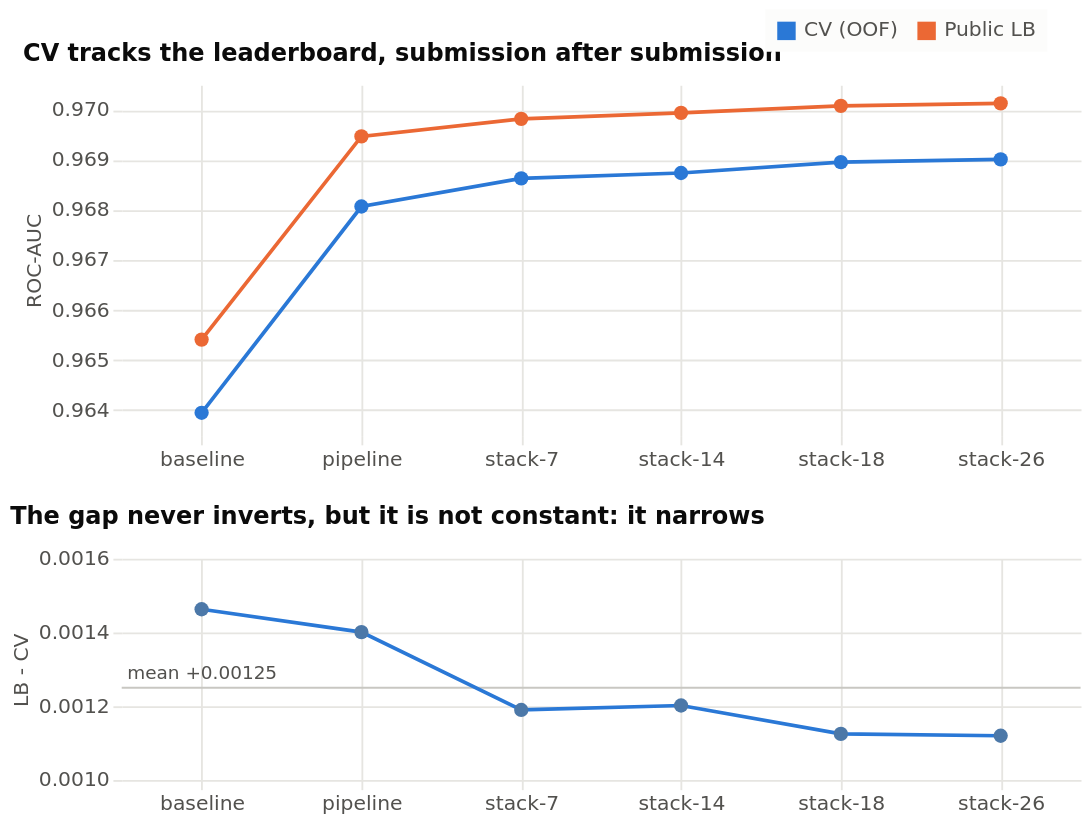

Source (Vega-Lite JSON):
### Vega-Lite specification from a JSON file in a GitHub repository (floating-point values rounded to 4 significant figures)
{"config": {"view": {"continuousWidth": 300, "continuousHeight": 300, "stroke": null}, "axis": {"domain": false, "grid": true, "gridColor": "#e6e5e1", "gridWidth": 1, "labelColor": "#52514e", "labelFont": "Ubuntu Sans, DejaVu Sans, Helvetica, Arial, sans-serif", "labelFontSize": 11, "tickColor": "#e6e5e1", "titleColor": "#52514e", "titleFont": "Ubuntu Sans, DejaVu Sans, Helvetica, Arial, sans-serif", "titleFontSize": 11, "titleFontWeight": "normal"}, "legend": {"labelColor": "#52514e", "labelFont": "Ubuntu Sans, DejaVu Sans, Helvetica, Arial, sans-serif", "labelFontSize": 11, "symbolStrokeWidth": 0, "symbolType": "square", "titleColor": "#52514e", "titleFont": "Ubuntu Sans, DejaVu Sans, Helvetica, Arial, sans-serif", "titleFontSize": 11}, "text": {"font": "Ubuntu Sans, DejaVu Sans, Helvetica, Arial, sans-serif"}, "title": {"anchor": "start", "color": "#0b0b0b", "dy": -6, "font": "Ubuntu Sans, DejaVu Sans, Helvetica, Arial, sans-serif", "fontSize": 13, "fontWeight": 600}}, "vconcat": [{"data": {"name": "data-8b7a0832f17e4252c6b1447778fa8d50"}, "mark": {"type": "line", "point": {"filled": true, "size": 60}, "strokeWidth": 2}, "encoding": {"color": {"field": "kind", "legend": {"direction": "horizontal", "fillColor": "#fcfcfb", "orient": "bottom-right", "padding": 6}, "scale": {"domain": ["CV (OOF)", "Public LB"], "range": ["#2a78d6", "#eb6834"]}, "title": null, "type": "nominal"}, "tooltip": [{"field": "submission", "type": "nominal"}, {"field": "note", "type": "nominal"}, {"field": "kind", "type": "nominal"}, {"field": "auc", "format": ".6f", "type": "quantitative"}, {"field": "rank", "type": "quantitative"}], "x": {"axis": {"labelAngle": 0}, "field": "submission", "sort": ["baseline", "pipeline", "stack-7", "stack-14", "stack-18", "stack-26"], "title": null, "type": "nominal"}, "y": {"field": "auc", "scale": {"nice": true, "zero": false}, "title": "ROC-AUC", "type": "quantitative"}}, "height": 190, "title": "CV tracks the leaderboard, submission after submission", "width": 520}, {"layer": [{"mark": {"type": "rule", "color": "#c8c7c2", "strokeWidth": 1}, "encoding": {"y": {"field": "m", "scale": {"domain": [0.001, 0.0016], "nice": false, "zero": false}, "title": "LB - CV", "type": "quantitative"}}}, {"mark": {"type": "text", "align": "left", "baseline": "bottom", "color": "#52514e", "dy": -3, "fontSize": 10}, "encoding": {"text": {"field": "label", "type": "nominal"}, "x": {"value": 3}, "y": {"field": "m", "scale": {"domain": [0.001, 0.0016], "nice": false, "zero": false}, "type": "quantitative"}}}, {"data": {"name": "data-b5f1a6382b3eba81267fcb0f8adb6393"}, "mark": {"type": "line", "color": "#2a78d6", "point": {"filled": true, "size": 60}, "strokeWidth": 2}, "encoding": {"tooltip": [{"field": "submission", "type": "nominal"}, {"field": "offset", "format": ".6f", "type": "quantitative"}], "x": {"axis": {"labelAngle": 0}, "field": "submission", "sort": ["baseline", "pipeline", "stack-7", "stack-14", "stack-18", "stack-26"], "title": null, "type": "nominal"}, "y": {"axis": {"format": ".4f"}, "field": "offset", "scale": {"domain": [0.001, 0.0016], "nice": false, "zero": false}, "title": "LB - CV", "type": "quantitative"}}}], "data": {"name": "data-2428b7422efb16dda62b10185c16e0bc"}, "height": 120, "title": "The gap never inverts, but it is not constant: it narrows", "width": 520}], "resolve": {"scale": {"x": "shared"}}, "$schema": "https://vega.github.io/schema/vega-lite/v6.4.1.json", "datasets": {"data-8b7a0832f17e4252c6b1447778fa8d50": [{"submission": "baseline", "note": "raw features", "kind": "CV (OOF)", "auc": 0.9639, "rank": 1761}, {"submission": "baseline", "note": "raw features", "kind": "Public LB", "auc": 0.9654, "rank": 1761}, {"submission": "pipeline", "note": "representation", "kind": "CV (OOF)", "auc": 0.9681, "rank": 904}, {"submission": "pipeline", "note": "representation", "kind": "Public LB", "auc": 0.9695, "rank": 904}, {"submission": "stack-7", "note": "7 members", "kind": "CV (OOF)", "auc": 0.9686, "rank": 821}, {"submission": "stack-7", "note": "7 members", "kind": "Public LB", "auc": 0.9698, "rank": 821}, {"submission": "stack-14", "note": "+ XGBoost", "kind": "CV (OOF)", "auc": 0.9687, "rank": 777}, {"submission": "stack-14", "note": "+ XGBoost", "kind": "Public LB", "auc": 0.9699, "rank": 777}, {"submission": "stack-18", "note": "+ ES-reclaim, NN", "kind": "CV (OOF)", "auc": 0.969, "rank": 740}, {"submission": "stack-18", "note": "+ ES-reclaim, NN", "kind": "Public LB", "auc": 0.9701, "rank": 740}, {"submission": "stack-26", "note": "+ feature subsets", "kind": "CV (OOF)", "auc": 0.969, "rank": 728}, {"submission": "stack-26", "note": "+ feature subsets", "kind": "Public LB", "auc": 0.9701, "rank": 728}], "data-2428b7422efb16dda62b10185c16e0bc": [{"m": 0.00125, "label": "mean +0.00125"}], "data-b5f1a6382b3eba81267fcb0f8adb6393": [{"submission": "baseline", "offset": 0.001463, "rank": 1761}, {"submission": "pipeline", "offset": 0.001401, "rank": 904}, {"submission": "stack-7", "offset": 0.00119, "rank": 821}, {"submission": "stack-14", "offset": 0.001202, "rank": 777}, {"submission": "stack-18", "offset": 0.001125, "rank": 740}, {"submission": "stack-26", "offset": 0.00112, "rank": 728}]}}
